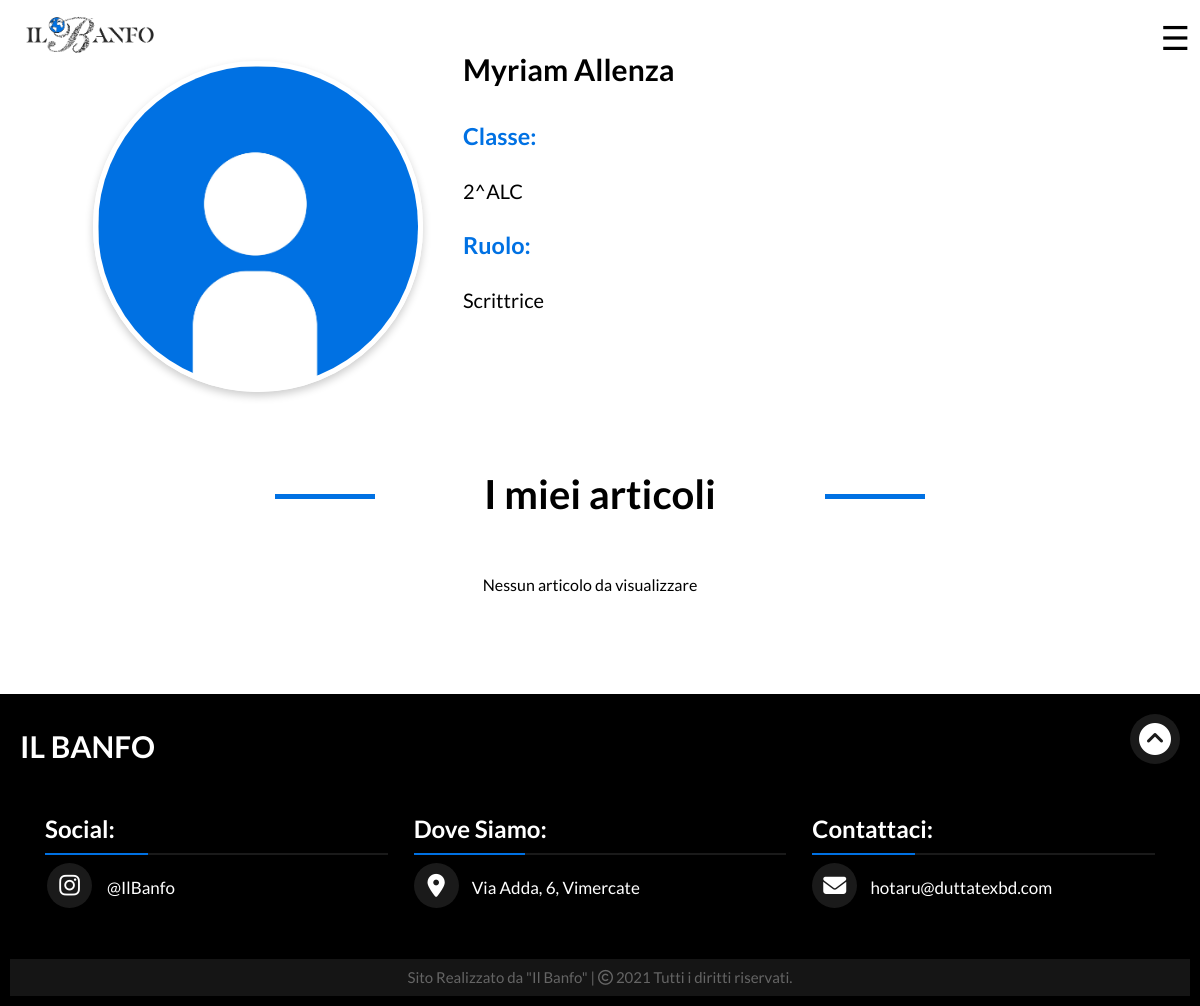
The page /pagine/membro.php?membro=51 on the database its author committed.
### tables this page shows
CREATE TABLE `redazione` (
  `codice` int(11) NOT NULL,
  `nome` varchar(50) NOT NULL,
  `cognome` varchar(50) NOT NULL,
  `classe` varchar(50) NOT NULL,
  `professione` varchar(50) NOT NULL,
  `attivo` tinyint(1) NOT NULL DEFAULT 1
);

### htdocs/pagine/membro.php (the view, shortened to what this page needs)
<!DOCTYPE html>
<html lang="en">
<head>
    <?php
        $cod = $_GET["membro"];
        $conn = new mysqli("localhost","studente","pass_studente_banfi","banfo");
        $sql = "SELECT nome, cognome, classe, professione
                FROM redazione
                WHERE codice = $cod";
        $ris = $conn->query($sql) or die("<p>Query fallita! ".$conn->error."</p>");
        if ($ris->num_rows > 0) {
          while($row = $ris->fetch_assoc()) {
    ?>
  <link rel="stylesheet" href="https://cdnjs.cloudflare.com/ajax/libs/normalize/8.0.1/normalize.min.css">
  <link rel="stylesheet" href="https://unpkg.com/swiper/swiper-bundle.min.css">
  <link rel="stylesheet" href="../css/style.css">
</head>
<body>
  <div class="cont_menu">
      <div class="header_menu clearfix">
        <div class="menu_logo">
          <a href="../index.php"><img src="../immagini/ilbanfotipo.png" alt=""></a>
        </div>
        <div class="menu_hamburger">
          <span onclick="openNav()">&#9776;</span>
        </div>
      </div>
  </div>
<?php
        if(file_exists("../immagini/".$row["nome"]."_".$row["cognome"].".jpg")){
          echo "
            <div class='persona_contenitore  clearfix'>
                <div class='persona_card clearfix'>
                    <div class='persona_foto'>
                        <img src='../immagini/".$row["nome"]."_".$row["cognome"].".jpg'>
                    </div>
                    <div class='persona_generalita'>
                        <div class='persona_nome normal-text'>
                            <h2>".$row["nome"]." ".$row["cognome"]."</h2>
                        </div>
                        <div class='persona_testo normal-text'>
                            <h3>Classe:</h3>
                            <p>".$row["classe"]."</p>
                            <h3>Ruolo:</h3>
                            <p>".$row["professione"]."</p>
                        </div>
                    </div>
                </div>
            </div>
            <div class='chisiamo_titolo normal-text'>
              <h1><span>I miei articoli</span></h1>
            </div>
            <div class='container_news clearfix'>
        ";
        }else{
          echo "
            <div class='persona_contenitore  clearfix'>
                <div class='persona_card clearfix'>
                    <div class='persona_foto'>
                        <img src='../immagini/user.jpg'>
                    </div>
                    <div class='persona_generalita'>
                        <div class='persona_nome normal-text'>
                            <h2>".$row["nome"]." ".$row["cognome"]."</h2>
                        </div>
                        <div class='persona_testo normal-text'>
                            <h3>Classe:</h3>
                            <p>".$row["classe"]."</p>
                            <h3>Ruolo:</h3>
                            <p>".$row["professione"]."</p>
                        </div>
                    </div>
                </div>
            </div>
            <div class='chisiamo_titolo normal-text'>
              <h1><span>I miei articoli</span></h1>
            </div>
            <div class='container_news clearfix'>
        ";
        }
    }
}
$sql = "SELECT codice_articolo as codice, DATE_FORMAT(data, '%d/%m/%Y') as data, argomento
        FROM articoli
        WHERE autore = $cod OR autore2=$cod
        ORDER BY DATE_FORMAT(data, '%Y/%m/%d') DESC";
$ris = $conn->query($sql) or die("<p>Query fallita! ".$conn->error."</p>");
if ($ris->num_rows > 0) {
    while($row = $ris->fetch_assoc()) {
        $articolo = fopen("../articoli/".$row["codice"].".txt", "r");
        $titolo = fgets($articolo);
        $testo = fread($articolo,"450");
        fclose($articolo);
        echo "
                <div class='news_elemento'>
                    <div class='news_titolo'>
                        <h2>".$titolo."</h2>
                    </div>
                    <div class='news_immagine'>
                        <div class='news_categoria'>
                            <h2>".$row["argomento"]."</h2>
                    </div>
                    <img src='../immagini/".$row["codice"].".jpg'>
                    <div class='news_data_su_immagine top-left'>
                        <p><i style='margin-right:10px;' class='far fa-calendar-alt'></i>".$row["data"]."</p>
                    </div>
                    </div>
                    <div class='news_introduzione'>
                        <p>".$testo."...</p>
                    </div>
                    <div class='news_bottone'>
                        <a href='articolo.php?articolo=".$row["codice"]."'><button class='il_mio_bottone'><span>Scopri di più  </span></button></a>
                    </div>
                </div>
        ";
    }
}else {
  echo "Nessun articolo da visualizzare";
}
?>
</div>
<div class="wrapper">
    <div class="nested0">
      <div class="title">
        <h2>IL BANFO</h2>
      </div>
      <div class="arrow">
        <a class="smooth" href="#goHere"><span class="fas fa-chevron-circle-up"></span></a>
        </div>
      </div>
      <div class="left card">
        <h2  class="tw">Social:</h2>
        <div class="foot__conn">
          <div class="social">
            <a target="_blank" href="https://www.instagram.com/ilbanfo/"><span class="fab fa-instagram fa-2x"></span></a>
            <span class="text">@IlBanfo</span>
          </div>
        </div>
      </div>
      <div class="center card">
        <h2  class="tw">Dove Siamo:</h2>
        <div class="foot__conn">
          <div class="place">
            <a target="_blank" href="https://goo.gl/maps/3iN3kXD4J7tHWehG7"><span class="fas fa-map-marker-alt"></span></a>
            <span class="text">Via Adda, 6, Vimercate</span>
          </div>
        </div>
      </div>
      <div class="right card">
        <h2 class="tw">Contattaci:</h2>
        <div class="foot__conn">
          <div class="email">
            <a target="_blank" href="mailto:hotaru@duttatexbd.com"> <span class="fas fa-envelope"></span></a>
              <span class="text">hotaru@duttatexbd.com</span>
          </div>
        </div>
      </div>
      <div class="bottom">
     <span class="credit">Sito Realizzato da "Il Banfo" | </span>
     <span class="far fa-copyright"></span><span> 2021 Tutti i diritti riservati.</span>
    </div>
  </div>
</body>
</html>

### rows shown on the page
redazione: nome "Myriam", cognome "Allenza", classe "2^ALC", professione "Scrittrice"
